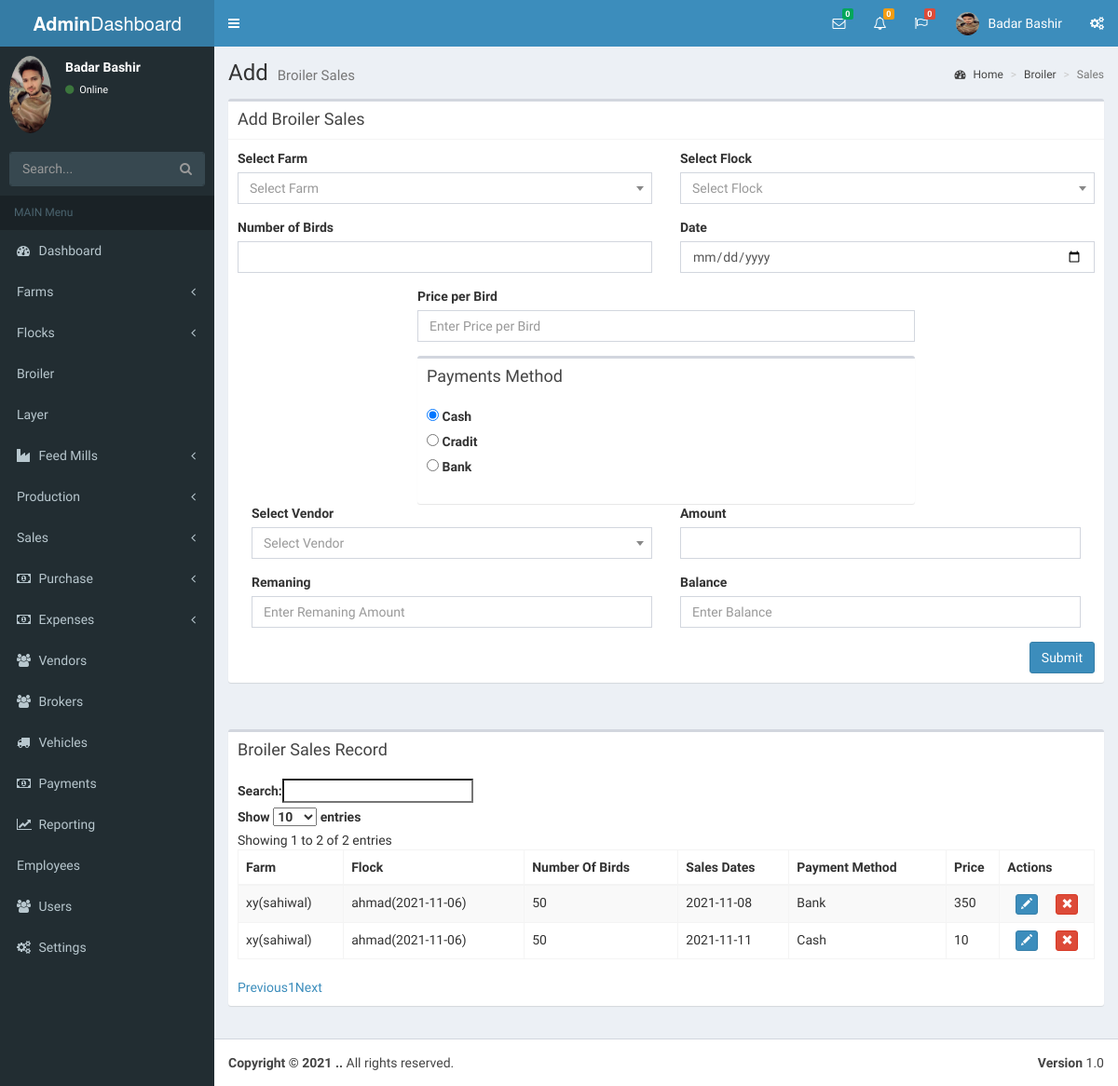
Before: /Broiler_sales.php (signed in) with the older database file.
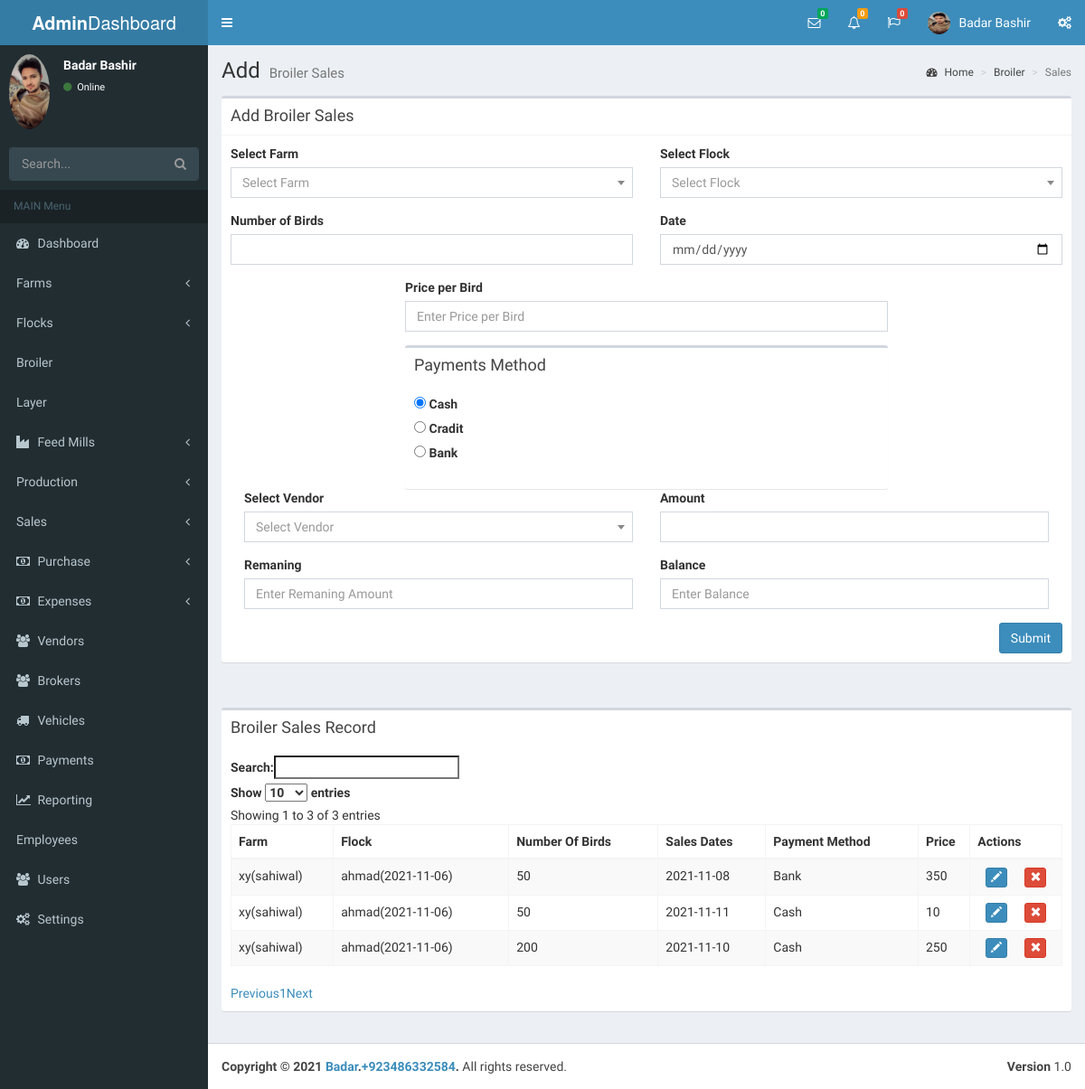
After: the same page with the newer database file.
### tables this page shows
CREATE TABLE `broiler_sales` (
  `id` int(11) NOT NULL,
  `Farm_id` varchar(100) NOT NULL,
  `v_id` int(11) NOT NULL,
  `flock_id` varchar(100) NOT NULL,
  `nob_sale` int(11) NOT NULL,
  `sale_date` date NOT NULL,
  `p_method` varchar(50) NOT NULL,
  `price` double NOT NULL
);

CREATE TABLE `settings` (
  `id` int(11) NOT NULL,
  `name` varchar(50) NOT NULL,
  `phone_no` varchar(50) NOT NULL,
  `email` varchar(50) NOT NULL,
  `Address` varchar(100) NOT NULL,
  `favicon` varchar(100) NOT NULL,
  `logo` varchar(100) NOT NULL
);

### Broiler_sales.php (the view, shortened to what the changed rows need)
<?php
 include("lib/DBConn.php");
?>
<!DOCTYPE html>
<html>
<head>
  <link rel='stylesheet' href='https://maxcdn.bootstrapcdn.com/bootstrap/3.3.6/css/bootstrap.min.css'>
<link rel='stylesheet' href='https://cdn.datatables.net/1.10.12/css/dataTables.bootstrap.min.css'>
<link rel='stylesheet' href='https://cdn.datatables.net/buttons/1.2.2/css/buttons.bootstrap.min.css'>
<link rel="stylesheet" href="plugins/datatables/style.css">
  <link rel="stylesheet" href="bootstrap/css/bootstrap.min.css">
  <link rel="stylesheet" href="https://cdnjs.cloudflare.com/ajax/libs/font-awesome/4.5.0/css/font-awesome.min.css">
  <link rel="stylesheet" href="https://cdnjs.cloudflare.com/ajax/libs/ionicons/2.0.1/css/ionicons.min.css">
  <link rel="stylesheet" href="plugins/daterangepicker/daterangepicker.css">
  <link rel="stylesheet" href="plugins/datepicker/datepicker3.css">
  <link rel="stylesheet" href="plugins/iCheck/all.css">
  <link rel="stylesheet" href="plugins/colorpicker/bootstrap-colorpicker.min.css">
  <link rel="stylesheet" href="plugins/timepicker/bootstrap-timepicker.min.css">
  <link rel="stylesheet" href="plugins/select2/select2.min.css">
  <link rel="stylesheet" href="dist/css/AdminLTE.min.css">
  <link rel="stylesheet" href="dist/css/skins/_all-skins.min.css">
</head>
<body class="hold-transition skin-blue sidebar-mini">
<div class="wrapper">
  <div class="content-wrapper">
    <section class="content-header">
      <h1>
        Add
        <small>Broiler Sales</small>
      </h1>
    </section>
    <section class="content">
      <div class="row">
        <div class="col-xs-12">
          <div class="box">
            <div class="box-header">
              <h3 class="box-title">Broiler Sales Record</h3>
            </div>
            <div class="box-body" style="overflow: scroll;">
              <table id="example"class="table table-striped table-bordered" cellspacing="0" width="100%">
                <thead>
                <tr>
                  <th>Farm</th>
                  <th>Flock</th>
                  <th>Number Of Birds</th>
                  <th>Sales Dates</th>
                  <th>Payment Method</th>
                  <th>Price</th>
                  <th>Actions</th>
                </tr>
                </thead>
                <tbody>
                  <?php
                    $query = "SELECT * FROM broiler_sales ";
                    $result = mysqli_query($conn,$query);
                      if ($result->num_rows > 0) {
                        while($row = mysqli_fetch_array($result))
                           {
                            ?>
                <tr>
                                  <td><?php echo $row['Farm_id']; ?></td>
                                  <td><?php echo $row['flock_id']; ?></td>
                                  <td><?php echo $row['nob_sale']; ?></td>
                                  <td><?php echo $row['sale_date']; ?></td>
                                  <td><?php echo $row['p_method']; ?></td>
                                  <td><?php echo $row['price']; ?></td>
                   <td>
                <button type="button" class="btn btn-primary btn-xs dt-edit" style="margin-right:16px;">
                    <span class="glyphicon glyphicon-pencil" aria-hidden="true"></span>
                </button>
                <button type="button" class="btn btn-danger btn-xs dt-delete">
                    <span class="glyphicon glyphicon-remove" aria-hidden="true"></span>
                </button>
            </td>
                </tr>
                <?php
                                                 }
                                                }
                                            else
                                              {
                                                echo "No Result Found";
                                              }
                                                    ?>
                </tbody>
              </table>
            </div>
          </div>
        </div>
      </div>
    </section>
</div>
 <?php
  include("includes/footer.php");
  ?>
</body>
</html>

### includes/footer.php (shortened to what the changed rows need)
<?php
include("lib/DBConn.php");
$Query = "SELECT * FROM settings";
$result = mysqli_query($conn, $Query);
$row = mysqli_fetch_array($result);
 ?>
<footer class="main-footer ">
    <strong>Copyright &copy; 2021 <a href="#"><?php echo $row['name'];  ?></a>.<a href="#"><?php echo $row['phone_no'];  ?></a>.</strong> All rights
  </footer>

Changed rows visible on the page:
added broiler_sales: Farm "xy(sahiwal)", flock "ahmad(2021-11-06)", nob_sale "200", sale_date "2021-11-10", p_method "Cash", price "250"
added settings: name "Badar", phone_no "+923486332584"
Other visible differences:
text written by a page script: "Search: Show entries Showing 1 to 2 of 2 entries Previous 1 Next" → "Search: Show entries Showing 1 to 3 of 3 entries Previous 1 Next"
